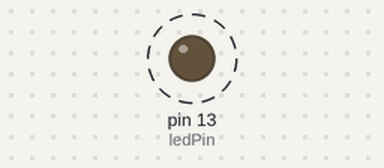
Recording of a sketch running on a simulated Arduino Uno, built with avr-gcc and run on an emulated ATmega328P. Shown: output pins drawn as LEDs (lit = HIGH). Dashed ring = blinking.

Above: at 0.5 s.
Timing chart, 0 to 4.6 s (numbered marks = the images above):
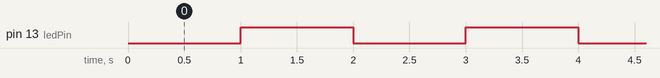

The sketch:

timerWithFunction.ino
```cpp
#define ledPin  LED_BUILTIN

void setup() {
  pinMode(ledPin, OUTPUT);
}

void loop() {
  blinkOfLed();
}

void blinkOfLed() {
  static int ledState = LOW;
  static unsigned long previousMillis = 0;
  const long interval = 1000;
  unsigned long currentMillis = millis();
  if (currentMillis - previousMillis >= interval) {
    // save the last time you blinked the LED
    previousMillis = currentMillis;


    if (ledState == LOW) {
      ledState = HIGH;
    } else {
      ledState = LOW;
    }
    digitalWrite(ledPin, ledState);
  }
}
```

Measured:
- by itself, pin 13 (ledPin): alternates HIGH for 1.0 s and LOW for 1.0 s
